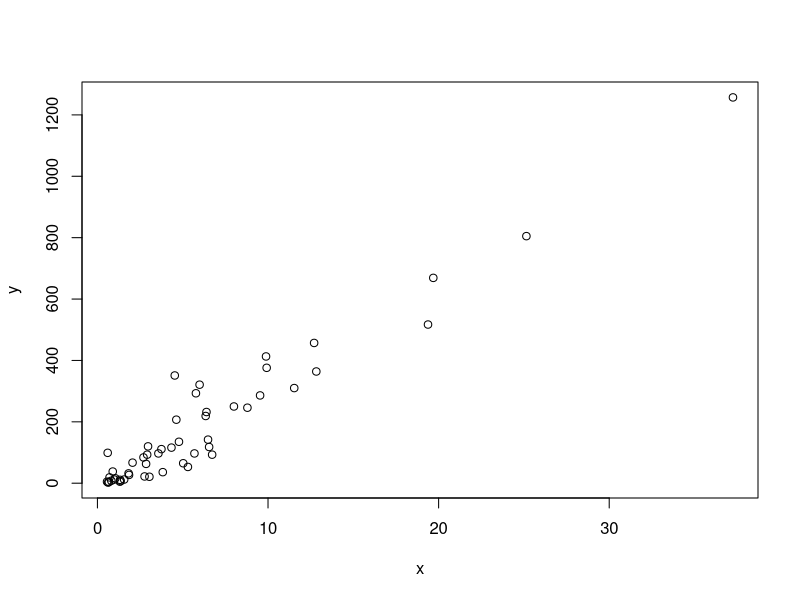
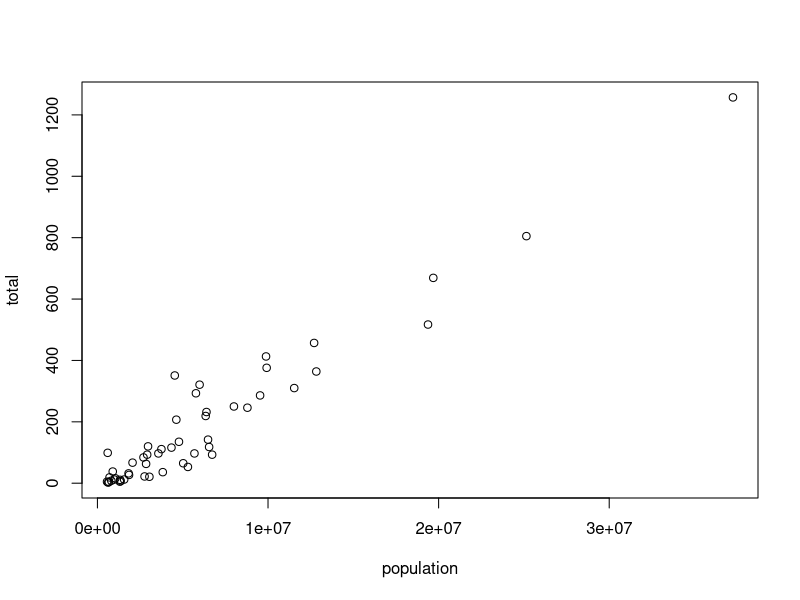
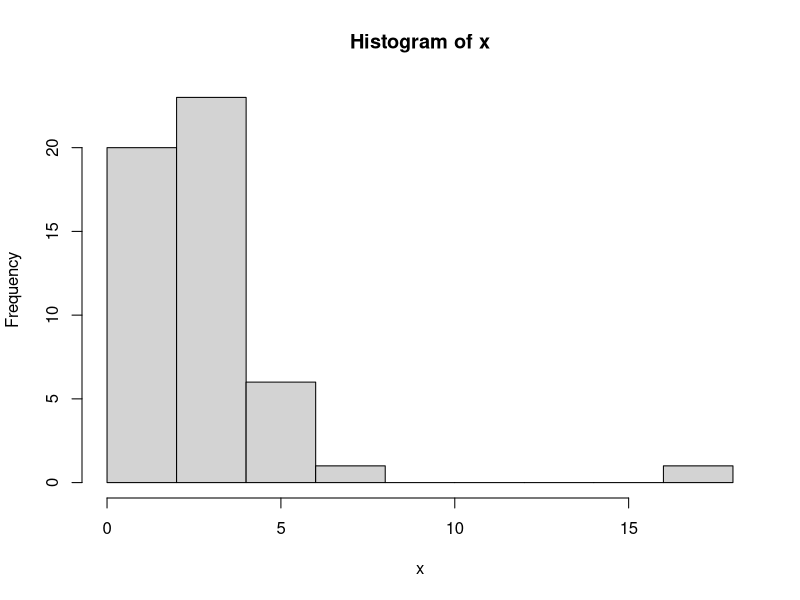
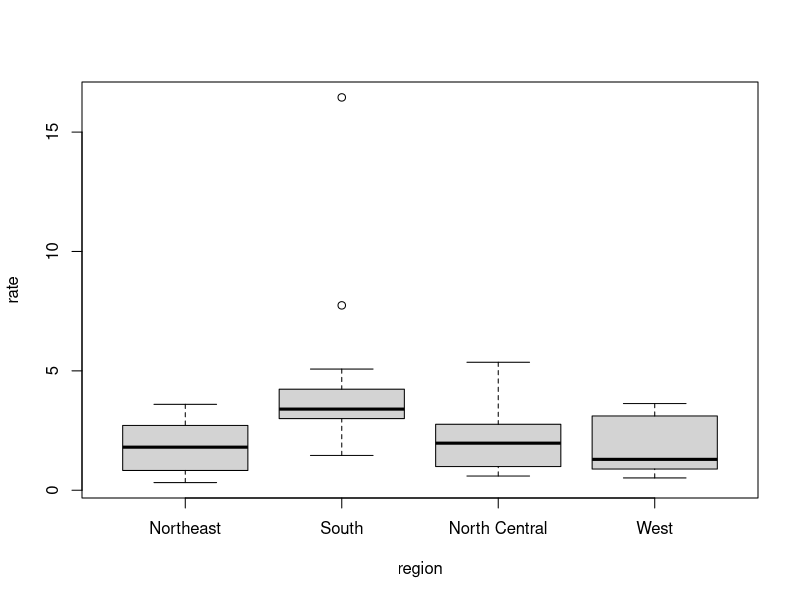
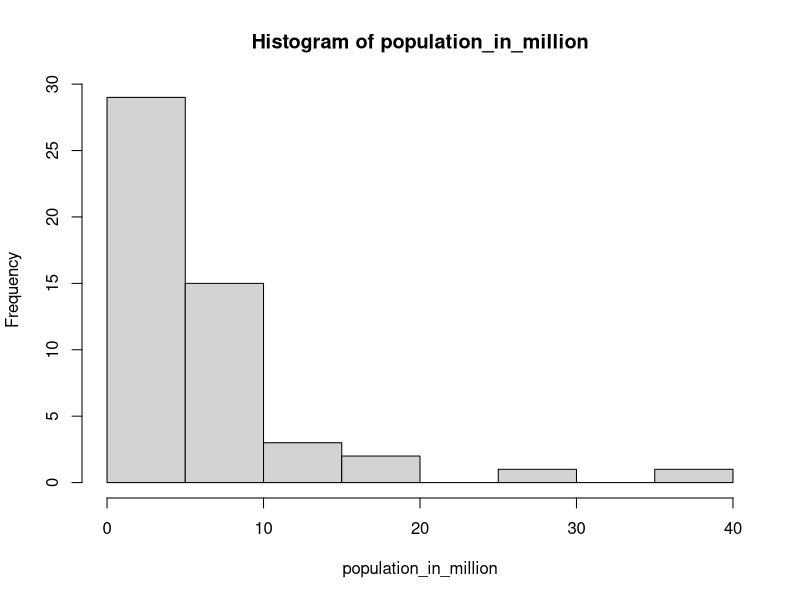
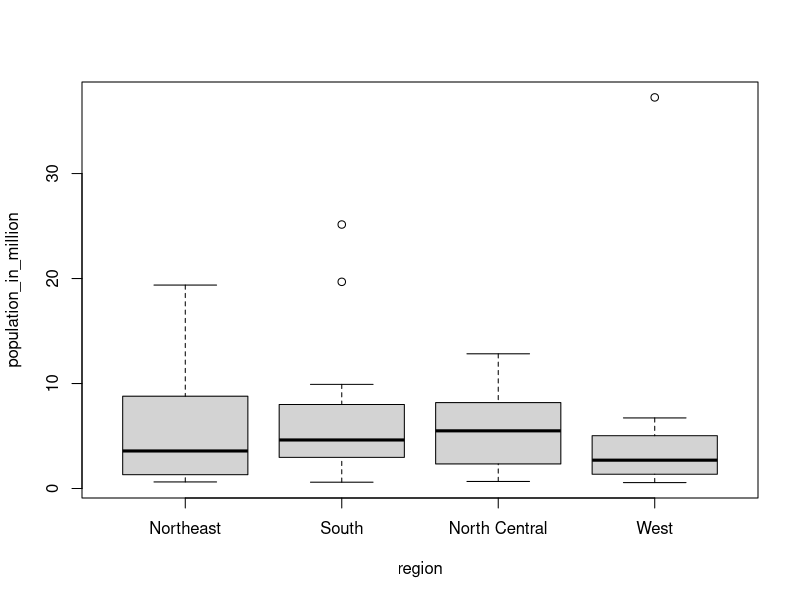

Write R code to recreate these figures, in order.
# install the dslabs package, load the dslabs library and 
# load the US murders dataset
install.packages("dslabs")
library(dslabs)
data(murders)

# 1.	Data Types
# 1.1.	Data frames
# To see that the murders data is in fact a data frame:
class(murders)

# Examining an object
# To finding out more about the structure of an object:
str(murders)

# show the first six lines 
head(murders)

# The accessor: $
# To access the population column of the murders data frame:
murders$population

# 1.2.	Vectors: numerics, characters, and logical
# The function length tells you how many entries are in the vector
# numerics
pop <- murders$population
length(pop)
class(pop)

# character
class(murders$state)

# logical 
z <- 3 == 2
z
class(z)

# 1.3.	Factors
class(murders$region)

# We can see that there are only 4 regions by using the levels function:
levels(murders$region)

# reorder the levels of the region by the total number of murders 
# rather than alphabetical order
region <- murders$region
value <- murders$total
region <- reorder(region, value, FUN = sum)
levels(region)

# 1.4.	Lists
# create a list 
record <- list(name = "John Doe",
               student_id = 1234,
               grades = c(95, 82, 91, 97, 93),
               final_grade = "A")
record
class(record)

# extract the components of a list using $
record$student_id

# extract the components of a list using double square brackets [[
record[["student_id"]]

# lists without variable names
record2 <- list("John Doe", 1234)
record2

# extract the components by list index
record2[[1]]

# Exercise 1
# q2.	What are the column names used by the data frame?
str(murders)

# q3.	Extract the state abbreviations and assign them to the object a. 
# What is the class of this object?
a <- murders$abb
class(a)

# q4.	With one line of code, use the function levels and length 
# to determine the number of regions defined by this dataset.
length(levels(murders$region))

# q5.	The function table takes a vector and 
# returns the frequency of each element. 
# Use this function in one line of code to create a table of states per region.
table(murders$region)

############################################################################
# 2.	Vectors
# 2.1.	Creating vectors
codes <- c(380, 124, 818)
codes

country <- c("italy", "canada", "egypt")
country

country <- c('italy', 'canada', 'egypt')
country

# 2.2.	Names
# defining a vector of country codes
codes <- c(italy = 380, canada = 124, egypt = 818)
codes

# The object codes continues to be a numeric vector:
class(codes)

# extract the country names
names(codes)

# assign names using the names functions:
codes <- c(380, 124, 818)
country <- c("italy","canada","egypt")
names(codes) <- country
codes

# 2.3.	Sequences
# creating vectors generates sequences
seq(1, 10)
seq(1, 10, 2)

# using shorthand
1:10
class(1:10) # gives integer

# create a sequence including non-integers
class(seq(1, 10, 0.5)) # gives numeric

# 2.4.	Subsetting
codes

# access the second element 
codes[2]

# get more than one entry 
codes[c(1,3)]

# get the first two elements
codes[1:2]

# access the entries using element names
codes["canada"]
codes[c("egypt","italy")]

# Exercise 2
# q1. define temperatures
temp <- c(35, 88, 42, 84, 81, 30)

# q2. define cities
city <- c('Beijing', 'Lagos', 'Paris', 'Rio de Janeiro', 'San Juan', 'Toronto')

# q3. associate the temperature data with its corresponding city
names(temp) <- city
temp

# q4. temperature of the first three cities 
temp[1:4]

# q5. temperature of Paris and San Juan
temp[c('Paris', 'San Juan')]

##############################################################################
# 3.	Sorting
# 3.1 sorts murders$total in increasing order
sort(murders$total)

# 3.2 order the state names by their total murders:
# first obtain the index that orders the vectors according to murder totals 
# and then index the state names vector
ind <- order(murders$total) 
murders$state[ind]

# 3.3 the largest value
max(murders$total)

# which.max for the index of the largest value
i_max <- which.max(murders$total)
i_max
murders$state[i_max]

# Exercise 3
# q1. Use the $ operator to access the population size data and store it as the object pop. 
# Then use the sort function to redefine pop so that it is sorted. 
# Finally, use the [ operator to report the smallest population size.
pop <- murders$population
pop <- sort(pop)
pop[1]

# q2. Now instead of the smallest population size, 
# find the index of the entry with the smallest population size. 
# Hint: use order instead of sort.
indx <- order(murders$population)
indx
indx[1]

# q3. repeat the previous question using the function which.min. 
# Write one line of code that does this.
which.min(murders$population)

# q4. the name of the state with the smallest population
murders$state[which.min(murders$population)]

#####################################################################
# 4.	Indexing
# 4.1.	Subsetting with logicals
# calculate the murder rate 
murder_rate <- murders$total / murders$population * 100000 

# test if EACH of the murder_rate is < 0.71
ind <- murder_rate < 0.71
ind

# return the states with murder_rate < 0.71
murders$state[ind]

# return the number of states with murder_rate < 0.71
sum(ind)

# 4.2.	Logical operators
# find safe states (murder rate to be at most 1) in the western region
west <- murders$region == "West"
safe <- murder_rate <= 1
ind <- safe & west
murders$state[ind]

# 4.3.	 which
# look up California's murder rate
which(murders$state == "California")
ind <- which(murders$state == "California")
murder_rate[ind]

# 4.4.	 match
# the function match tells us which indexes of a second vector 
# match each of the entries of a first vector
ind <- match(c("New York", "Florida", "Texas"), murders$state)
ind

# Now we can look at the murder rates:
murder_rate[ind]

# 4.5.	 %in%
# find out if Boston, Dakota, and Washington are states
c("Boston", "Dakota", "Washington") %in% murders$state

# Exercise 4
# q1. which entries of murder_rate are lower than 1
low <- murder_rate < 1
low

# q2. indices of murder_rate associated with values lower than 1
low_ind <- which(murder_rate < 1)
low_ind

# q3. names of the states with murder rates lower than 1
murders$state[low_ind]

# q4. report the states in the Northeast with murder rates lower than 1
northeast <- murders$region == 'Northeast'
murders$state[low & northeast]

# q5. How many states are below the average murder rate?
murders$state[murder_rate < mean(murder_rate)]
length(murders$state[murder_rate < mean(murder_rate)])

######################################################################
# 5.	Basic plots
# 5.1.	 plot (scatterplot)
# total murders versus population
x <- murders$population / 10^6
y <- murders$total
plot(x, y)

# plot using the with function
with(murders, plot(population, total))

# 5.2 histogram
x <- with(murders, total / population * 100000)
hist(x)

# the state with maximum murder rate
murders$state[which.max(x)]

# 5.3.	 boxplot
# murder rate of different regions
murders$rate <- with(murders, total / population * 100000)
boxplot(rate~region, data = murders)

# Exercise 5
# q1. histogram of the state populations
population_in_million <- with(murders, population/1000000)
hist(population_in_million)

# q2. boxplots of the state populations by region
boxplot(population_in_million~region, data = murders)
